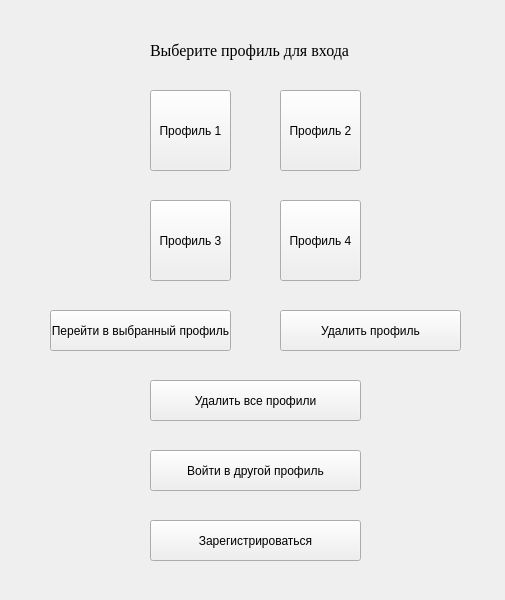
<?xml version="1.0" encoding="UTF-8"?>
<ui version="4.0">
 <class>MainWindow</class>
 <widget class="QMainWindow" name="MainWindow">
  <property name="geometry">
   <rect>
    <x>0</x>
    <y>0</y>
    <width>505</width>
    <height>600</height>
   </rect>
  </property>
  <property name="windowTitle">
   <string>choise_profile</string>
  </property>
  <widget class="QWidget" name="centralwidget">
   <widget class="QPushButton" name="log_in_another_profile">
    <property name="geometry">
     <rect>
      <x>150</x>
      <y>450</y>
      <width>211</width>
      <height>41</height>
     </rect>
    </property>
    <property name="text">
     <string>Войти в другой профиль</string>
    </property>
   </widget>
   <widget class="QPushButton" name="create_profile">
    <property name="geometry">
     <rect>
      <x>150</x>
      <y>520</y>
      <width>211</width>
      <height>41</height>
     </rect>
    </property>
    <property name="text">
     <string>Зарегистрироваться</string>
    </property>
   </widget>
   <widget class="QPushButton" name="delete_all_profiles">
    <property name="geometry">
     <rect>
      <x>150</x>
      <y>380</y>
      <width>211</width>
      <height>41</height>
     </rect>
    </property>
    <property name="text">
     <string>Удалить все профили</string>
    </property>
   </widget>
   <widget class="QLabel" name="choise_profile">
    <property name="geometry">
     <rect>
      <x>150</x>
      <y>40</y>
      <width>211</width>
      <height>21</height>
     </rect>
    </property>
    <property name="font">
     <font>
      <family>Times New Roman</family>
      <pointsize>12</pointsize>
     </font>
    </property>
    <property name="text">
     <string>Выберите профиль для входа</string>
    </property>
   </widget>
   <widget class="QPushButton" name="profile_1">
    <property name="geometry">
     <rect>
      <x>150</x>
      <y>90</y>
      <width>81</width>
      <height>81</height>
     </rect>
    </property>
    <property name="maximumSize">
     <size>
      <width>16777215</width>
      <height>16777215</height>
     </size>
    </property>
    <property name="text">
     <string>Профиль 1</string>
    </property>
   </widget>
   <widget class="QPushButton" name="profile_2">
    <property name="geometry">
     <rect>
      <x>280</x>
      <y>90</y>
      <width>81</width>
      <height>81</height>
     </rect>
    </property>
    <property name="maximumSize">
     <size>
      <width>16777215</width>
      <height>16777215</height>
     </size>
    </property>
    <property name="text">
     <string>Профиль 2</string>
    </property>
   </widget>
   <widget class="QPushButton" name="profile_3">
    <property name="geometry">
     <rect>
      <x>280</x>
      <y>200</y>
      <width>81</width>
      <height>81</height>
     </rect>
    </property>
    <property name="maximumSize">
     <size>
      <width>16777215</width>
      <height>16777215</height>
     </size>
    </property>
    <property name="text">
     <string>Профиль 4</string>
    </property>
   </widget>
   <widget class="QPushButton" name="profile_4">
    <property name="geometry">
     <rect>
      <x>150</x>
      <y>200</y>
      <width>81</width>
      <height>81</height>
     </rect>
    </property>
    <property name="maximumSize">
     <size>
      <width>16777215</width>
      <height>16777215</height>
     </size>
    </property>
    <property name="text">
     <string>Профиль 3</string>
    </property>
   </widget>
   <widget class="QPushButton" name="log_in_profile">
    <property name="geometry">
     <rect>
      <x>50</x>
      <y>310</y>
      <width>181</width>
      <height>41</height>
     </rect>
    </property>
    <property name="text">
     <string>Перейти в выбранный профиль</string>
    </property>
   </widget>
   <widget class="QPushButton" name="delete_profile">
    <property name="geometry">
     <rect>
      <x>280</x>
      <y>310</y>
      <width>181</width>
      <height>41</height>
     </rect>
    </property>
    <property name="text">
     <string>Удалить профиль</string>
    </property>
   </widget>
  </widget>
 </widget>
 <resources/>
 <connections/>
</ui>
